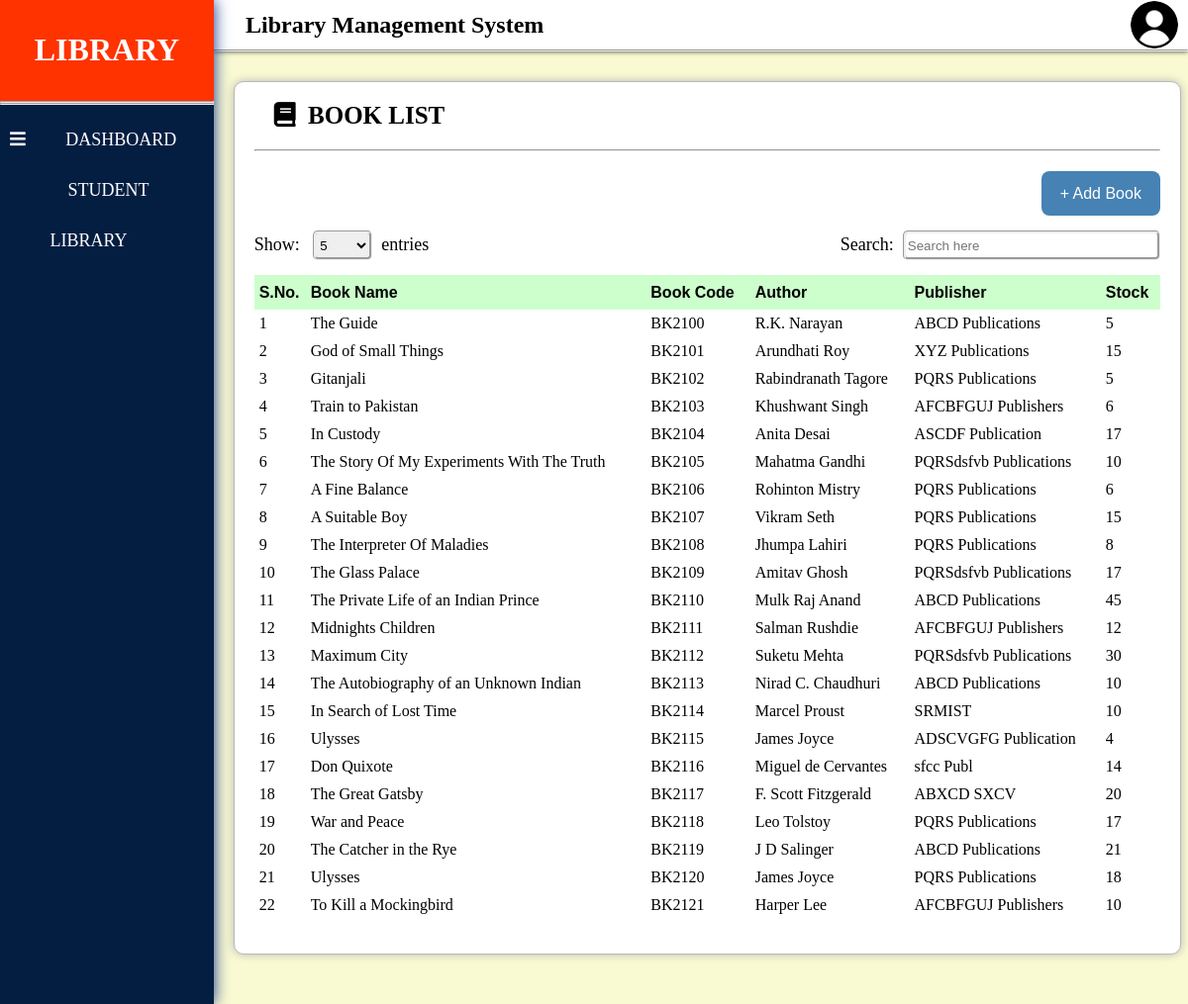
Page /book_list.php (signed in) on the committed database.
### tables this page shows
CREATE TABLE IF NOT EXISTS `book` (
  `id` int(10) NOT NULL AUTO_INCREMENT,
  `bookname` varchar(50) NOT NULL,
  `bookcode` varchar(20) NOT NULL,
  `author` varchar(50) NOT NULL,
  `publisher` longtext NOT NULL,
  `stock` int(10) NOT NULL,
  `doc` timestamp NOT NULL DEFAULT CURRENT_TIMESTAMP,
  PRIMARY KEY (`id`)
);

### book_list.php (the view, shortened to what this page needs)
<!DOCTYPE html PUBLIC "-//W3C//DTD XHTML 1.0 Transitional//EN" "http://www.w3.org/TR/xhtml1/DTD/xhtml1-transitional.dtd">
<html xmlns="http://www.w3.org/1999/xhtml">
<head>
<link rel="stylesheet" href="CSS/table_page.css" />
<link rel="stylesheet" href="https://pro.fontawesome.com/releases/v5.10.0/css/all.css"/>
</head>
<body>
<div class="body1">
  <?php
    require 'dropdown.php';
  ?>
</div>
<div class="body2">
  <div class="body2_head">
    <h2 class="body2_head1"><i class="fas fa-books"></i>&ensp;Library Management System</h2>
    <div class="user">
      <img src="Image/user.jpg" class="user-img" id="user-img" onclick="show()" />
    </div>
  </div>
  <hr />
  <div class="main-div">
    <div class="head">
      <p class="head-para"><i class="fas fa-book"></i>&ensp;BOOK LIST</p>
    </div>
    <hr class="h1" />
    <div class="div-content-right">
      <a href="new_book.php"><button class="button1">+ Add Book</button></a>
    </div>
    <div class="div-content">
      <div>
        <form action="#" method="post">
          <p class="font">Show:&ensp;
          <select class="entries" id="entries" name="entries">
            <option value="" disabled selected hidden>5</option>
          </select>&ensp;entries</p>
        </form>
      </div>
      <div>
        <p class="font">Search:&ensp;<input type="text" id="my_input" name="search" placeholder="Search here" onkeyup="searching();" /></p>
      </div>
    </div>
    <form action="#" method="post" enctype="multipart/form-data">
      <table class="my-table" id="my-table" border="0">
        <thead>
          <tr>
            <th style="width: 42px;">S.No.</th>
            <th>Book Name</th>
            <th>Book Code</th>
            <th>Author</th>
            <th>Publisher</th>
            <th style="width: 50px;">Stock</th>
          </tr>
        </thead>
        <tbody>
          <?php
            $sno=0;
		    $sql = "SELECT * FROM `book`";
		    $run = mysqli_query($con, $sql);
		    while($row = mysqli_fetch_assoc($run))
		    {
				$sno = $sno+1;
  	  		    echo '<tr>';
	  		      echo '<td>'.$sno.'</td>';
    		      echo '<td>'.$row['bookname'].'</td>';
				  echo '<td>'.$row['bookcode'].'</td>';
    		      echo '<td>'.$row['author'].'</td>';
				  echo '<td>'.$row['publisher'].'</td>';
				  echo '<td>'.$row['stock'].'</td>';
		   	    echo '</tr>';
		    }
		  ?>
        </tbody>
      </table>
    </form>
  </div>
</div>
</body>
</html>

### CSS/table_page.css (style rules this page uses)
* { margin:0px; padding:0px; }
body { background-color: #FAFAD2; }
.body1 { float: left; width: 18%; position: fixed; height: 100%; box-shadow: 0px 0px 15px #0E3386; }
.body2 { float: right; width: 82%; background-color: transparent; height: auto; }
.body2_head { width: 100%; height: 50px; background-color: #FFF; display: flex; align-items: center; justify-content: space-between; box-shadow: 0px 2px 5px #333333; }
.body2_head1 { margin-left: 20px; }
.user { margin-right: 10px; }
.user-img { border-radius: 50%; height: 48px; width: 48px; cursor: pointer; }
.main-div { width: 93%; margin: 30px 2% 50px 2%; height: auto; padding: 20px 20px 20px 20px; background-color: #FFF; box-shadow: 0px 0px 10px #B8B8B8; border: 1px solid #B8B8B8; border-radius: 10px; float: left; }
.head { padding: 0px 20px 20px 20px; height: auto; width: 80%; }
.head-para { font-size: 25px; font-weight: bold; }
hr.h1 { margin-bottom: 20px; }
.div-content-right { width: 100%; height: 45px; }
.div-content { width: 100%; height: 60px; display: flex; justify-content: space-between; align-items: center; }
.button1 { float: right; height: 45px; width: 120px; font-size: 16px; border-radius: 8px; background-color: #4682B4; color: #FFF; border: 0; cursor: pointer; }
.font { font-size: 18px; }
.entries { width: 60px; height: 30px; border: groove; border-radius: 5px; }
input[type=text] { width: 250px; border: groove; height: 20px; padding: 2px; border-radius: 5px; }
.my-table { width: 100%; height: auto; border-collapse: collapse; margin-bottom: 15px; }
thead tr { background-color: #CCFFCC; font-family: Sans-serif; height: 35px; }
td, th { padding: 5px; width: auto; text-align: left; }

### rows in the picture
book: bookname "The Guide", bookcode "BK2100", author "R.K. Narayan", publisher "ABCD Publications", stock "5"
book: bookname "God of Small Things", bookcode "BK2101", author "Arundhati Roy", publisher "XYZ Publications", stock "15"
book: bookname "Gitanjali", bookcode "BK2102", author "Rabindranath Tagore", publisher "PQRS Publications", stock "5"
book: bookname "Train to Pakistan", bookcode "BK2103", author "Khushwant Singh", publisher "AFCBFGUJ Publishers", stock "6"
book: bookname "In Custody", bookcode "BK2104", author "Anita Desai", publisher "ASCDF Publication", stock "17"
book: bookname "The Story Of My Experiments With The Truth", bookcode "BK2105", author "Mahatma Gandhi", publisher "PQRSdsfvb Publications", stock "10"
book: bookname "A Fine Balance", bookcode "BK2106", author "Rohinton Mistry", publisher "PQRS Publications", stock "6"
book: bookname "A Suitable Boy", bookcode "BK2107", author "Vikram Seth", publisher "PQRS Publications", stock "15"
book: bookname "The Interpreter Of Maladies", bookcode "BK2108", author "Jhumpa Lahiri", publisher "PQRS Publications", stock "8"
book: bookname "The Glass Palace", bookcode "BK2109", author "Amitav Ghosh", publisher "PQRSdsfvb Publications", stock "17"
book: bookname "The Private Life of an Indian Prince", bookcode "BK2110", author "Mulk Raj Anand", publisher "ABCD Publications", stock "45"
book: bookname "Midnights Children", bookcode "BK2111", author "Salman Rushdie", publisher "AFCBFGUJ Publishers", stock "12"
book: bookname "Maximum City", bookcode "BK2112", author "Suketu Mehta", publisher "PQRSdsfvb Publications", stock "30"
book: bookname "The Autobiography of an Unknown Indian", bookcode "BK2113", author "Nirad C. Chaudhuri", publisher "ABCD Publications", stock "10"
book: bookname "In Search of Lost Time", bookcode "BK2114", author "Marcel Proust", publisher "SRMIST", stock "10"
book: bookname "Ulysses", bookcode "BK2115", author "James Joyce", publisher "ADSCVGFG Publication", stock "4"
book: bookname "Don Quixote", bookcode "BK2116", author "Miguel de Cervantes", publisher "sfcc Publ", stock "14"
book: bookname "The Great Gatsby", bookcode "BK2117", author "F. Scott Fitzgerald", publisher "ABXCD SXCV", stock "20"
book: bookname "War and Peace", bookcode "BK2118", author "Leo Tolstoy", publisher "PQRS Publications", stock "17"
book: bookname "The Catcher in the Rye", bookcode "BK2119", author "J D Salinger", publisher "ABCD Publications", stock "21"
book: bookname "Ulysses", bookcode "BK2120", author "James Joyce", publisher "PQRS Publications", stock "18"
book: bookname "To Kill a Mockingbird", bookcode "BK2121", author "Harper Lee", publisher "AFCBFGUJ Publishers", stock "10"
